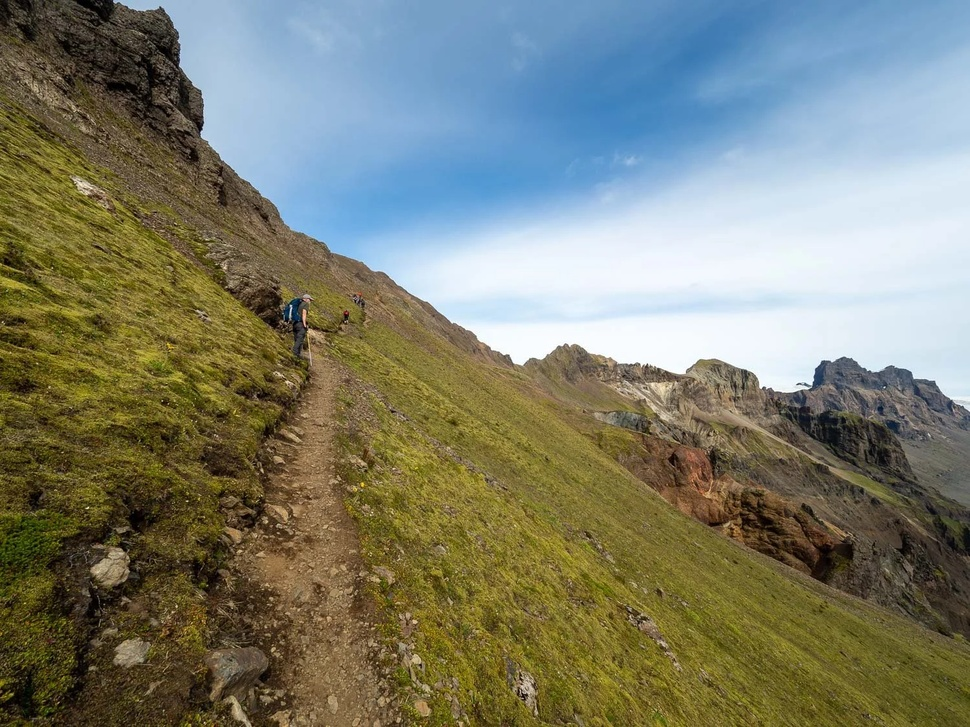
#> input picture Server/samples/Iceland.jpg, 970 x 727 px, shrunk from 1500 x 1125 before the run
$ python -i image_utils.py   (imports and definitions only)
#> lines starting #> are read from the running program, lines starting #| are printed output that depends on the picture
from PIL import Image
import matplotlib.pyplot as plt
from matplotlib import colormaps
import numpy as np
import cv2
import torchvision.transforms.functional as F

class InputImage:
    def __init__(self, path):
#> called with path = '../samples/Iceland.jpg'
        self.image = Image.open(path).convert("RGB")
#> self.image is the input picture: PIL image 970x727 RGB; mean R, G, B 123.9, 126.7, 110.2
        self.canny = self.generate_canny(self.image)

    def generate_canny(self, img):
        img = np.array(img)
        img = cv2.cvtColor(img, cv2.COLOR_RGB2GRAY)
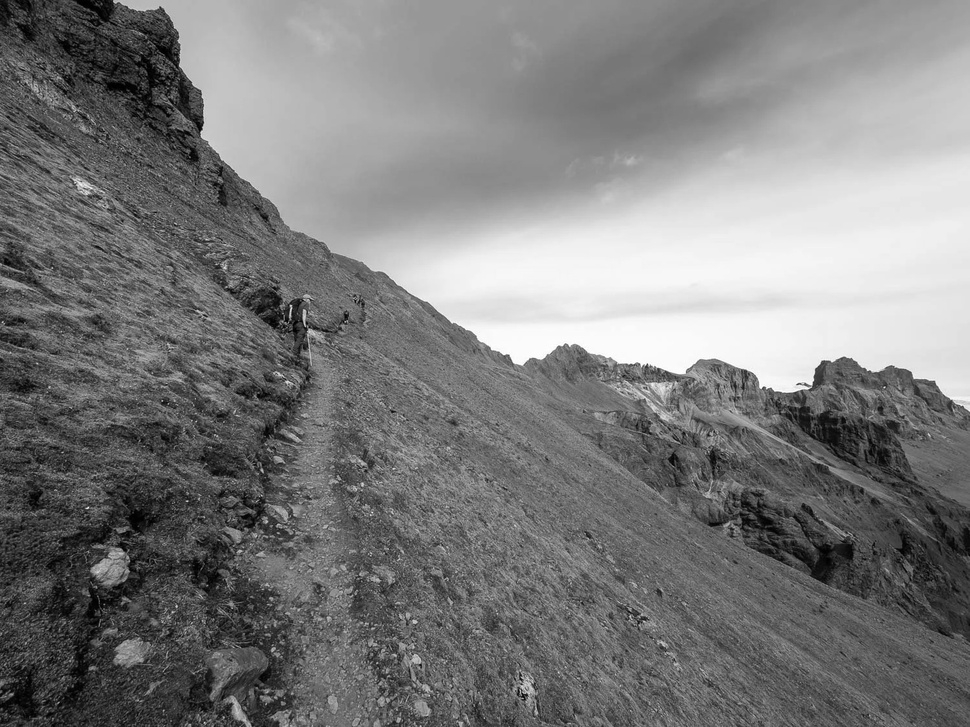
#> img: shape (727, 970); min 0, max 255, mean 124
        return Image.fromarray(cv2.Canny(img, 100, 200))
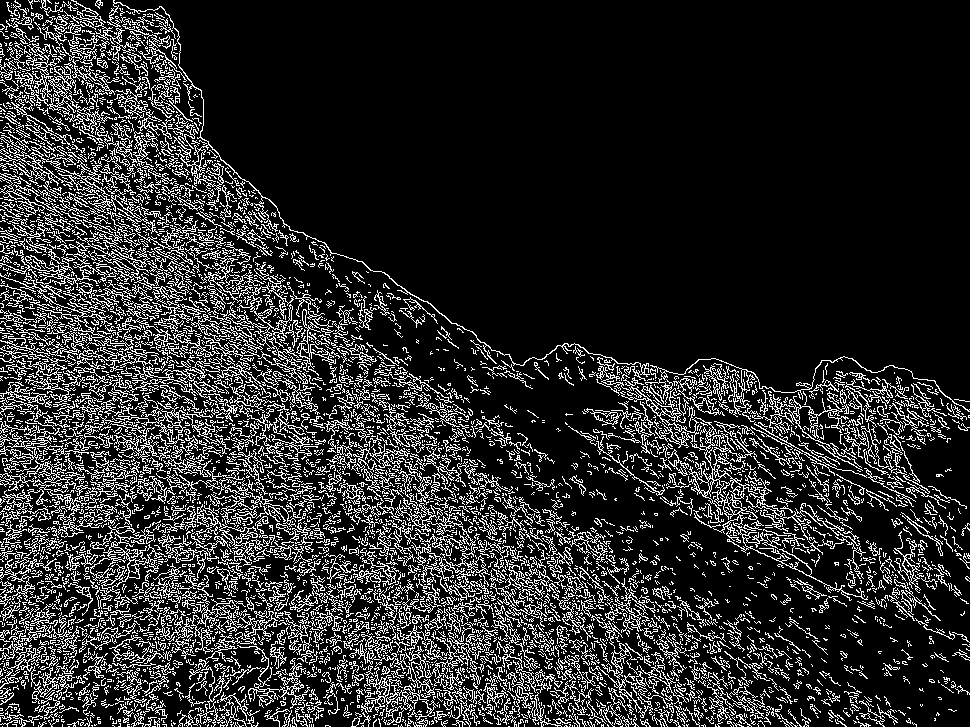
#> returned value: PIL image 970x727 L; 16.5% white in thin lines or dots


    def _show_image(self, image):
        plt.imshow(image)
        plt.axis('off')
        plt.show()

    def show(self):
        self._show_image(self.image)

    def show_masks(self, masks):
        image = self.image.convert("RGBA")

        masks = 255 * masks.cpu().numpy().astype(np.uint8)

        n_masks = masks.shape[0]
        cmap = colormaps.get_cmap("rainbow").resampled(n_masks)
        colors = [
            tuple(int(c * 255) for c in cmap(i)[:3])
            for i in range(n_masks)
        ]

        for mask, color in zip(masks, colors):
            mask = Image.fromarray(mask)
            overlay = Image.new("RGBA", image.size, color + (0,))
            alpha = mask.point(lambda v: int(v * 0.5))
            overlay.putalpha(alpha)
            image = Image.alpha_composite(image, overlay)

        self._show_image(image)

>>> result = InputImage('../samples/Iceland.jpg').show()

$ run again, on Server/samples/Mount Rainier.jpg
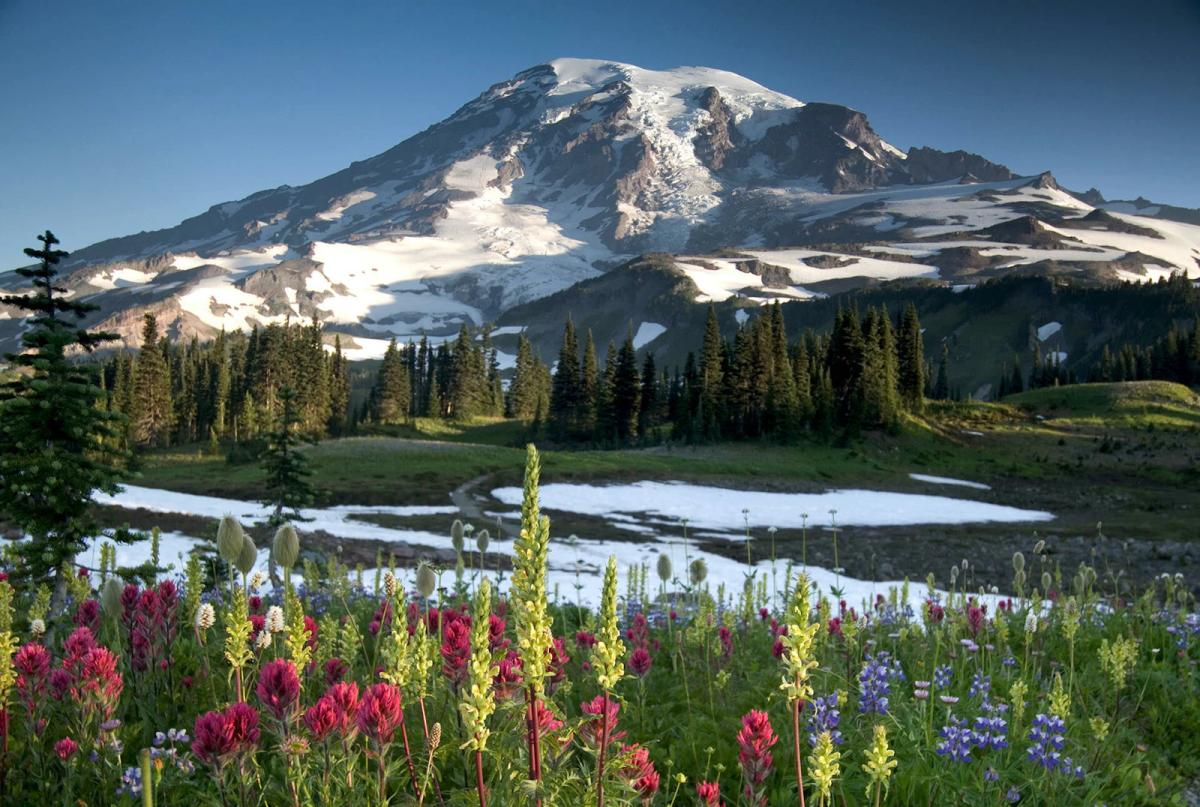
#> input picture Server/samples/Mount Rainier.jpg, 1200 x 807 px
#> in __init__, self.image is the input picture: PIL image 1200x807 RGB; mean R, G, B 83.8, 97.7, 95.5
#> in generate_canny, `img = cv2.cvtColor(img, cv2.COLOR_RGB2GRAY)`:
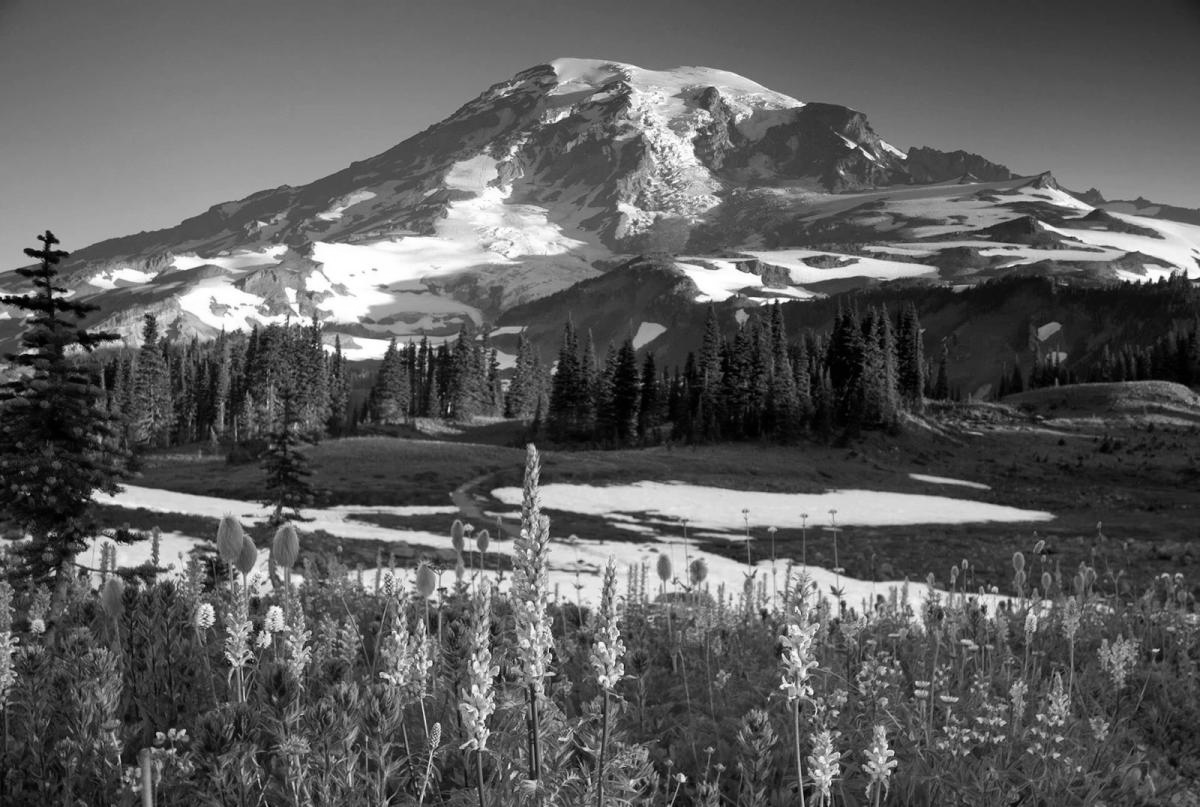
#> img: shape (807, 1200); min 0, max 255, mean 93.3
#> in generate_canny, `return Image.fromarray(cv2.Canny(img, 100, 200))`:
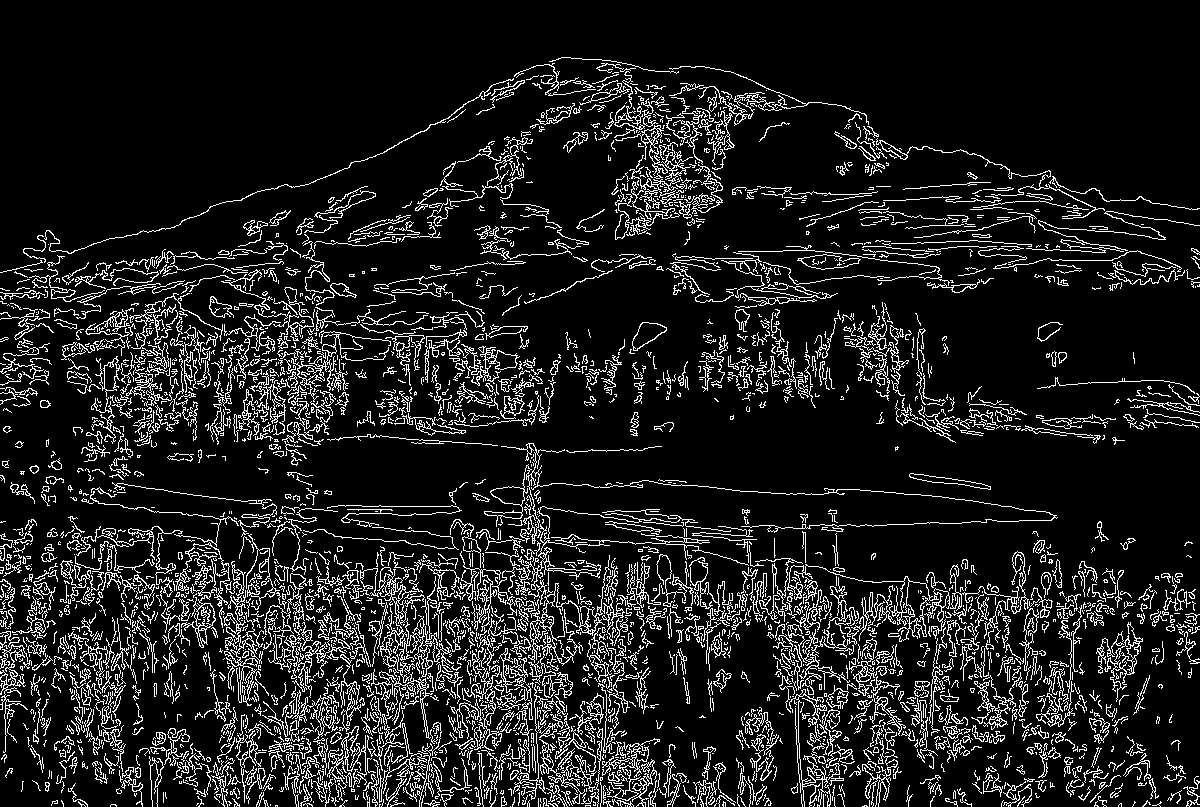
#> returned value: PIL image 1200x807 L; 11.7% white in thin lines or dots

$ run again, on Server/samples/Paris.jpg
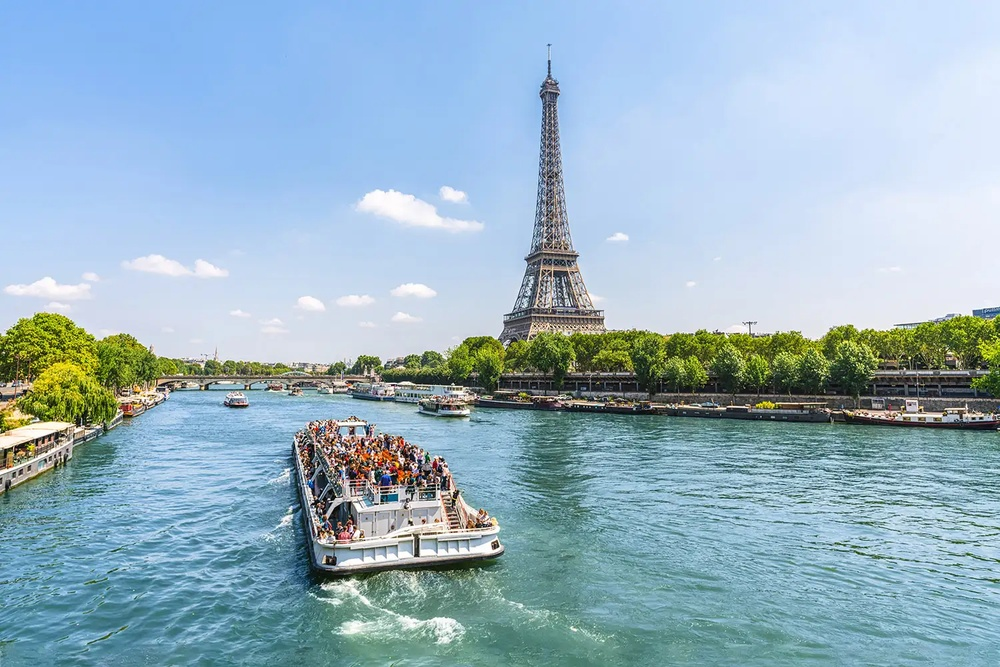
#> input picture Server/samples/Paris.jpg, 1000 x 667 px, shrunk from 1500 x 1000 before the run
#> in __init__, self.image is the input picture: PIL image 1000x667 RGB; mean R, G, B 150.8, 178.4, 193.1
#> in generate_canny, `img = cv2.cvtColor(img, cv2.COLOR_RGB2GRAY)`:
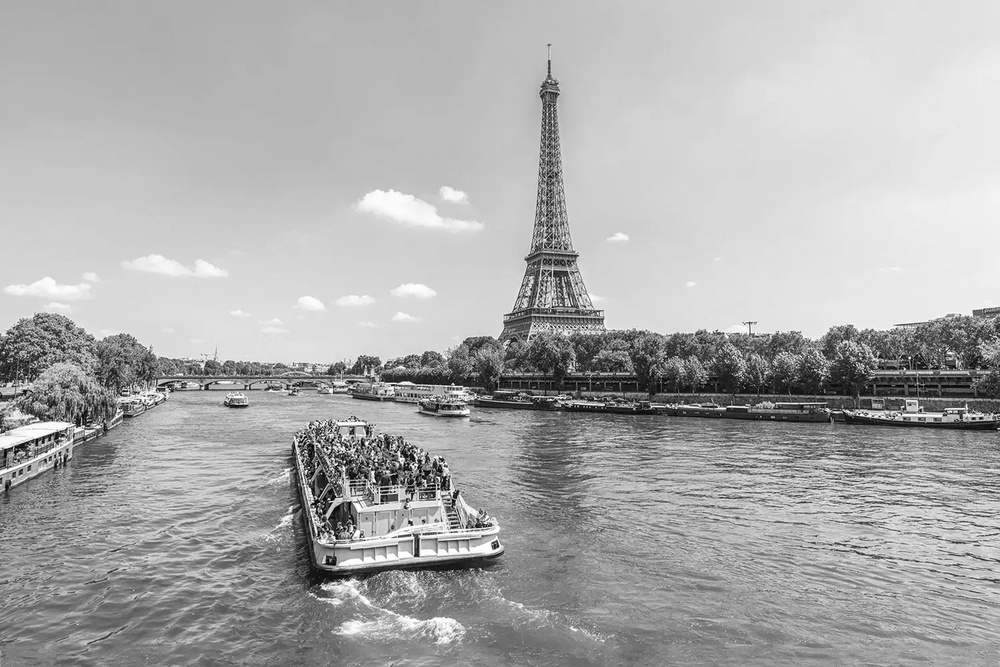
#> img: shape (667, 1000); min 0, max 255, mean 171.8
#> in generate_canny, `return Image.fromarray(cv2.Canny(img, 100, 200))`:
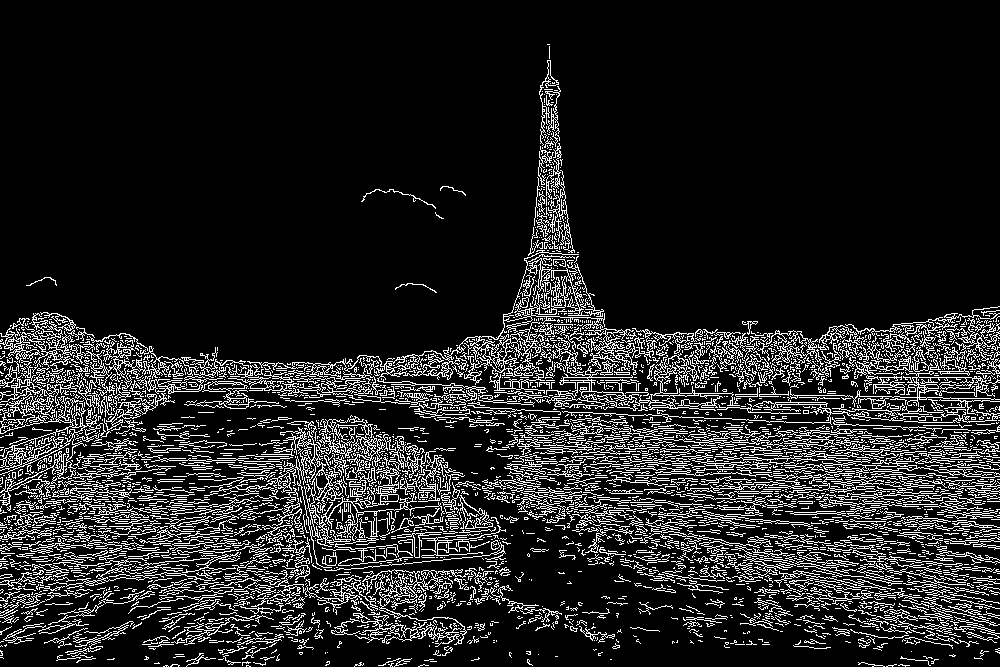
#> returned value: PIL image 1000x667 L; 13.6% white in thin lines or dots
